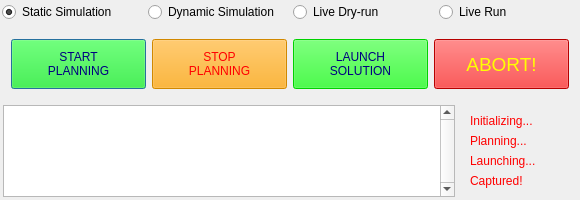
<?xml version="1.0" encoding="UTF-8"?>
<ui version="4.0">
 <class>CRSRunDialog</class>
 <widget class="QDialog" name="CRSRunDialog">
  <property name="geometry">
   <rect>
    <x>0</x>
    <y>0</y>
    <width>580</width>
    <height>185</height>
   </rect>
  </property>
  <property name="windowTitle">
   <string>Robot-Airship Capture - Run Console</string>
  </property>
  <layout class="QVBoxLayout" name="verticalLayout">
   <property name="margin">
    <number>1</number>
   </property>
   <item>
    <widget class="QWidget" name="widget" native="true">
     <layout class="QHBoxLayout" name="horizontalLayout">
      <property name="margin">
       <number>1</number>
      </property>
      <item>
       <widget class="QRadioButton" name="static_sim_check">
        <property name="text">
         <string>Static Simulation</string>
        </property>
        <property name="checked">
         <bool>true</bool>
        </property>
       </widget>
      </item>
      <item>
       <widget class="QRadioButton" name="dynamic_sim_check">
        <property name="text">
         <string>Dynamic Simulation</string>
        </property>
       </widget>
      </item>
      <item>
       <widget class="QRadioButton" name="live_sim_check">
        <property name="text">
         <string>Live Dry-run</string>
        </property>
       </widget>
      </item>
      <item>
       <widget class="QRadioButton" name="live_run_check">
        <property name="text">
         <string>Live Run</string>
        </property>
       </widget>
      </item>
     </layout>
    </widget>
   </item>
   <item>
    <widget class="QWidget" name="widget_2" native="true">
     <property name="sizePolicy">
      <sizepolicy hsizetype="Preferred" vsizetype="Expanding">
       <horstretch>0</horstretch>
       <verstretch>0</verstretch>
      </sizepolicy>
     </property>
     <layout class="QVBoxLayout" name="verticalLayout_2">
      <property name="margin">
       <number>1</number>
      </property>
      <item>
       <widget class="QWidget" name="widget_3" native="true">
        <layout class="QHBoxLayout" name="horizontalLayout_2">
         <item>
          <widget class="QPushButton" name="start_button">
           <property name="minimumSize">
            <size>
             <width>90</width>
             <height>50</height>
            </size>
           </property>
           <property name="styleSheet">
            <string notr="true">color: navy; background-color: lime;</string>
           </property>
           <property name="text">
            <string>START
PLANNING</string>
           </property>
          </widget>
         </item>
         <item>
          <widget class="QPushButton" name="stop_button">
           <property name="enabled">
            <bool>false</bool>
           </property>
           <property name="minimumSize">
            <size>
             <width>90</width>
             <height>50</height>
            </size>
           </property>
           <property name="styleSheet">
            <string notr="true">color: red; background-color: orange;</string>
           </property>
           <property name="text">
            <string>STOP
PLANNING</string>
           </property>
          </widget>
         </item>
         <item>
          <widget class="QPushButton" name="proceed_button">
           <property name="enabled">
            <bool>false</bool>
           </property>
           <property name="minimumSize">
            <size>
             <width>90</width>
             <height>50</height>
            </size>
           </property>
           <property name="styleSheet">
            <string notr="true">color: navy; background-color: lime;</string>
           </property>
           <property name="text">
            <string>LAUNCH
SOLUTION</string>
           </property>
          </widget>
         </item>
         <item>
          <widget class="QPushButton" name="abort_button">
           <property name="minimumSize">
            <size>
             <width>90</width>
             <height>50</height>
            </size>
           </property>
           <property name="font">
            <font>
             <pointsize>14</pointsize>
            </font>
           </property>
           <property name="styleSheet">
            <string notr="true">color: yellow; background-color: red;</string>
           </property>
           <property name="text">
            <string>ABORT!</string>
           </property>
          </widget>
         </item>
        </layout>
       </widget>
      </item>
      <item>
       <widget class="QWidget" name="widget_4" native="true">
        <layout class="QHBoxLayout" name="horizontalLayout_3">
         <property name="leftMargin">
          <number>1</number>
         </property>
         <property name="topMargin">
          <number>1</number>
         </property>
         <property name="bottomMargin">
          <number>1</number>
         </property>
         <item>
          <widget class="QPlainTextEdit" name="status_text">
           <property name="verticalScrollBarPolicy">
            <enum>Qt::ScrollBarAlwaysOn</enum>
           </property>
           <property name="readOnly">
            <bool>true</bool>
           </property>
          </widget>
         </item>
         <item>
          <widget class="QWidget" name="widget_5" native="true">
           <layout class="QVBoxLayout" name="verticalLayout_3">
            <item>
             <widget class="QLabel" name="init_label">
              <property name="minimumSize">
               <size>
                <width>90</width>
                <height>0</height>
               </size>
              </property>
              <property name="styleSheet">
               <string notr="true">color: red;</string>
              </property>
              <property name="text">
               <string>Initializing...</string>
              </property>
             </widget>
            </item>
            <item>
             <widget class="QLabel" name="planning_label">
              <property name="styleSheet">
               <string notr="true">color: red;</string>
              </property>
              <property name="text">
               <string>Planning...</string>
              </property>
             </widget>
            </item>
            <item>
             <widget class="QLabel" name="launch_label">
              <property name="styleSheet">
               <string notr="true">color: red;</string>
              </property>
              <property name="text">
               <string>Launching...</string>
              </property>
             </widget>
            </item>
            <item>
             <widget class="QLabel" name="capture_label">
              <property name="styleSheet">
               <string notr="true">color: red;</string>
              </property>
              <property name="text">
               <string>Captured!</string>
              </property>
             </widget>
            </item>
            <item>
             <spacer name="verticalSpacer">
              <property name="orientation">
               <enum>Qt::Vertical</enum>
              </property>
              <property name="sizeHint" stdset="0">
               <size>
                <width>20</width>
                <height>40</height>
               </size>
              </property>
             </spacer>
            </item>
           </layout>
          </widget>
         </item>
        </layout>
       </widget>
      </item>
     </layout>
    </widget>
   </item>
  </layout>
 </widget>
 <resources/>
 <connections/>
</ui>
